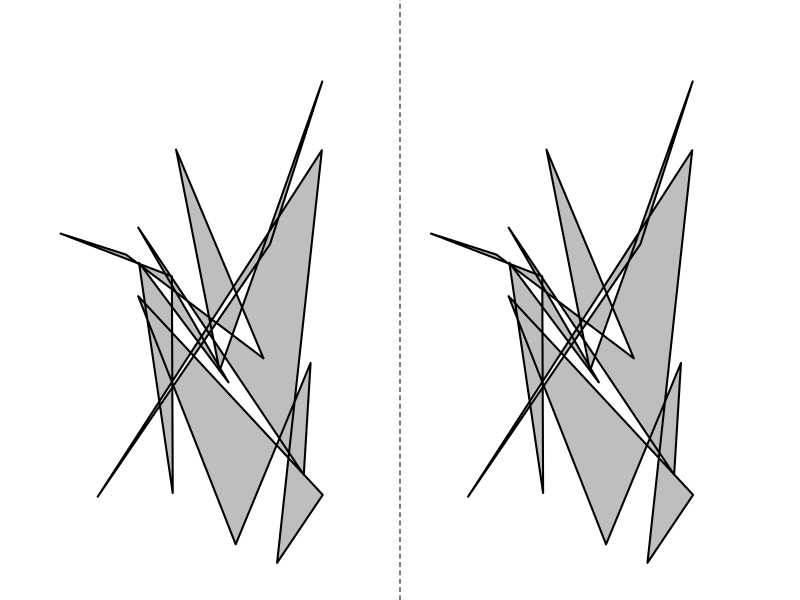
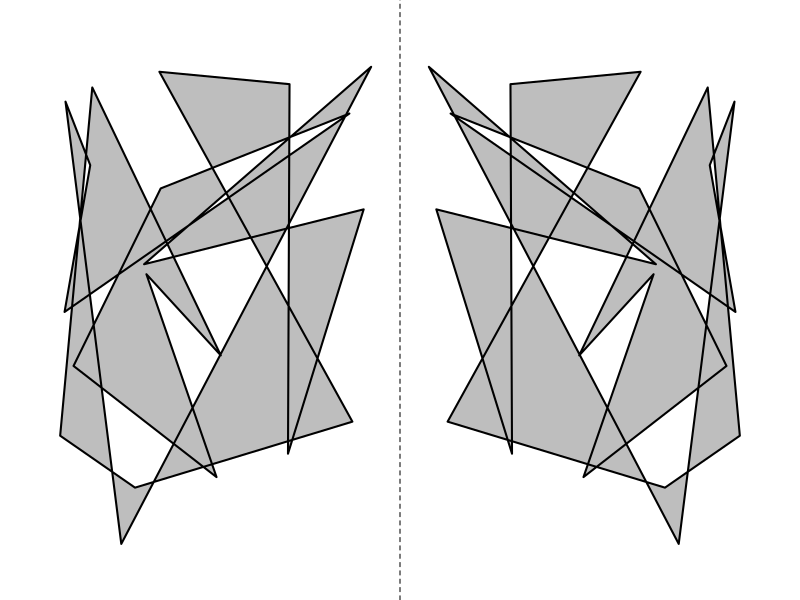
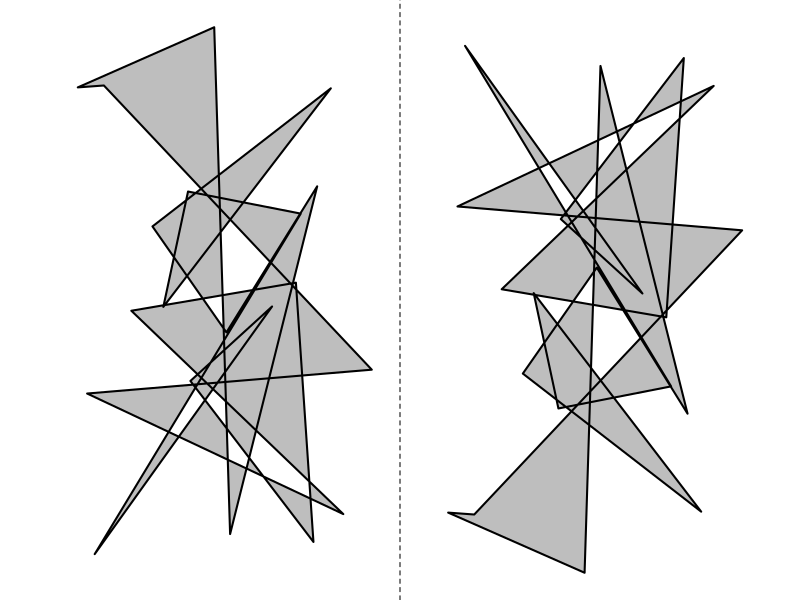
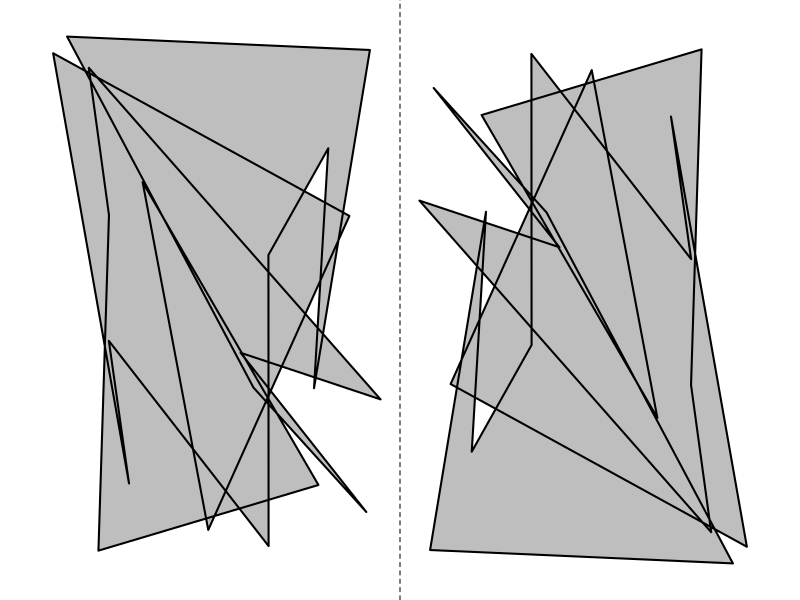

Write R code to recreate these figures, in order.
## ---- chunk 1
myorder = sample(1:4)
wrds = c("translation","rotation","glide","mirror")
mywrds = wrds[myorder]

al = paste0("* ",wrds,collapse="\n")
sol1 = paste0(1*(myorder[1]==1:4),collapse="")
sol2 = paste0(1*(myorder[2]==1:4),collapse="")
sol3 = paste0(1*(myorder[3]==1:4),collapse="")
sol4 = paste0(1*(myorder[4]==1:4),collapse="")

getbasedots = function(fg=1,n=4){
    x = runif(2*n,0.05,0.95)
    y = runif(2*n)-0.5
    h = runif(2*n)
    p = sample(c(15,16,18,19,20),2*n,T)
    dots = data.frame(x,y,h,p)
    return(dots)
}

translate = function(dots,dx=1){
    tdots = data.frame(dots)
    tdots$x = dots$x+dx
    return(tdots)
}
rotate = function(dots,xr){
    tdots = data.frame(dots)
    tdots$x = tdots$x-xr
    tdots$x = -tdots$x+xr
    tdots$y = -tdots$y
    return(tdots)
}
glide = function(dots,dx){
    tdots = data.frame(dots)
    tdots$x = tdots$x+dx
    tdots$y = -tdots$y
    return(tdots)
}
mirror = function(dots,xr){
    tdots = data.frame(dots)
    tdots$x = tdots$x-xr
    tdots$x = -tdots$x+xr
    return(tdots)
}

## ---- chunk 2
lwd=2
col = "grey"
par(mar=c(0,0,0,0))
dots = getbasedots(1,10)
funcs = list(translate(dots,1),rotate(dots,1),glide(dots,1),mirror(dots,1))
d2 = funcs[[myorder[1]]]
plot(0,0,type="n",xlim=c(0,2),ylim=c(-0.5,0.5),axes=F,ann=F)
polygon(dots$x,dots$y,lwd=lwd,col=col)
polygon(d2$x,d2$y,lwd=lwd,col=col)
# cols = hsv(runif(length(dots$x),0,1),0.7,0.7)
cols = hsv(abs((dots$x)*(dots$y+0.5)+runif(1))%%1,0.7,0.7)
# points(dots$x,dots$y,col=cols,pch=dots$p,cex=2)
# points(d2$x,d2$y,col=cols,pch=dots$p,cex=2)
abline(v=seq(-0.1,2,1.1),lty=2)
## ---- chunk 3
par(mar=c(0,0,0,0))
dots = getbasedots(1,10)
funcs = list(translate(dots,1),rotate(dots,1),glide(dots,1),mirror(dots,1))
d2 = funcs[[myorder[2]]]
plot(0,0,type="n",xlim=c(0,2),ylim=c(-0.5,0.5),axes=F,ann=F)
polygon(dots$x,dots$y,lwd=lwd,col=col)
polygon(d2$x,d2$y,lwd=lwd,col=col)
# cols = hsv(runif(length(dots$x),0,1),0.7,0.7)
cols = hsv(abs((dots$x)*(dots$y+0.5)+runif(1))%%1,0.7,0.7)
# points(dots$x,dots$y,col=cols,pch=dots$p,cex=2)
# points(d2$x,d2$y,col=cols,pch=dots$p,cex=2)
abline(v=seq(-0.1,2,1.1),lty=2)
## ---- chunk 4
par(mar=c(0,0,0,0))
dots = getbasedots(1,10)
funcs = list(translate(dots,1),rotate(dots,1),glide(dots,1),mirror(dots,1))
d2 = funcs[[myorder[3]]]
plot(0,0,type="n",xlim=c(0,2),ylim=c(-0.5,0.5),axes=F,ann=F)
polygon(dots$x,dots$y,lwd=lwd,col=col)
polygon(d2$x,d2$y,lwd=lwd,col=col)
# cols = hsv(runif(length(dots$x),0,1),0.7,0.7)
cols = hsv(abs((dots$x)*(dots$y+0.5)+runif(1))%%1,0.7,0.7)
# points(dots$x,dots$y,col=cols,pch=dots$p,cex=2)
# points(d2$x,d2$y,col=cols,pch=dots$p,cex=2)
abline(v=seq(-0.1,2,1.1),lty=2)
## ---- chunk 5
par(mar=c(0,0,0,0))
dots = getbasedots(1,10)
funcs = list(translate(dots,1),rotate(dots,1),glide(dots,1),mirror(dots,1))
d2 = funcs[[myorder[4]]]
plot(0,0,type="n",xlim=c(0,2),ylim=c(-0.5,0.5),axes=F,ann=F)
polygon(dots$x,dots$y,lwd=lwd,col=col)
polygon(d2$x,d2$y,lwd=lwd,col=col)
# cols = hsv(runif(length(dots$x),0,1),0.7,0.7)
cols = hsv(abs((dots$x)*(dots$y+0.5)+runif(1))%%1,0.7,0.7)
# points(dots$x,dots$y,col=cols,pch=dots$p,cex=2)
# points(d2$x,d2$y,col=cols,pch=dots$p,cex=2)
abline(v=seq(-0.1,2,1.1),lty=2)
